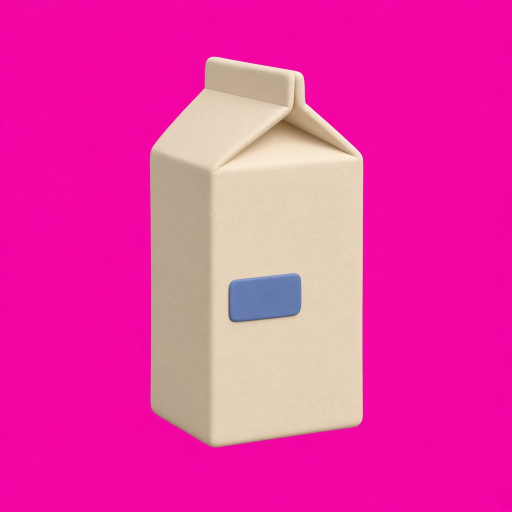
#> input picture docs/ui_cuts/_iso/iso_food_milk.png, 1024 x 1024 px, found by its file name (shown at 1/2 size)
$ python matte_iso_sprites.py
#> lines starting #> are read from the running program, lines starting #| are printed output that depends on the picture
"""Chroma-key isolated sprites (magenta #FF00E5) into transparent UI cuts."""
from __future__ import annotations

from pathlib import Path
from PIL import Image

ROOT = Path(r"F:\fridge")
ISO = Path(r"C:\Users\Administrator\.cursor\projects\f-fridge\assets")
OUT = ROOT / "docs" / "ui_cuts"
ASSETS = ROOT / "assets" / "ui"


def is_screen_pink(r: int, g: int, b: int) -> bool:
    """Hot-pink / magenta backdrop, including drifted #F304A0 screens."""
    if r < 165 or g > 88 or b < 95:
        return False
    if g > int(r * 0.32):
        return False
    if b < int(r * 0.32):
        return False
    return True


def magenta_mask(im: Image.Image) -> Image.Image:
    """Key backdrop by flooding pink from the image border. Keeps clay purple."""
    from collections import deque

    src = im.convert("RGBA")
    sp = src.load()
    w, h = src.size
    marked = bytearray(w * h)
    q: deque[tuple[int, int]] = deque()

    def push(x: int, y: int) -> None:
        i = y * w + x
        if marked[i]:
            return
        r, g, b, _a = sp[x, y]
        if not is_screen_pink(r, g, b):
            return
        marked[i] = 1
        q.append((x, y))

    for x in range(w):
        push(x, 0)
        push(x, h - 1)
    for y in range(h):
        push(0, y)
        push(w - 1, y)

    while q:
        x, y = q.popleft()
        if x > 0:
            push(x - 1, y)
        if x + 1 < w:
            push(x + 1, y)
        if y > 0:
            push(x, y - 1)
        if y + 1 < h:
            push(x, y + 1)

    # 1px dilate so anti-aliased pink fringe goes with the backdrop
    dilated = bytearray(marked)
    for y in range(h):
        for x in range(w):
            if marked[y * w + x]:
                continue
            r, g, b, _a = sp[x, y]
            if not is_screen_pink(r, g, b) and not (r > 150 and g < 110 and b > 90 and g < r * 0.5):
                continue
            for nx, ny in ((x - 1, y), (x + 1, y), (x, y - 1), (x, y + 1)):
                if 0 <= nx < w and 0 <= ny < h and marked[ny * w + nx]:
                    dilated[y * w + x] = 1
                    break

    out = Image.new("RGBA", (w, h))
    op = out.load()
    for y in range(h):
        for x in range(w):
            r, g, b, a = sp[x, y]
            if dilated[y * w + x]:
                op[x, y] = (0, 0, 0, 0)
                continue
            edge = False
            for nx, ny in ((x - 1, y), (x + 1, y), (x, y - 1), (x, y + 1)):
                if 0 <= nx < w and 0 <= ny < h and dilated[ny * w + nx]:
                    edge = True
                    break
            if edge and is_screen_pink(r, g, b):
                op[x, y] = (0, 0, 0, 0)
            elif edge:
                # despill: pull magenta toward clay luminance
                lum = int(0.3 * r + 0.59 * g + 0.11 * b)
                op[x, y] = (
                    (r + lum) // 2,
                    min(255, g + (lum - g) // 3),
                    (b + lum) // 2,
                    a,
                )
            else:
                op[x, y] = (r, g, b, a)
    return out


def fit(im: Image.Image, size, margin=0.08, mode="contain") -> Image.Image:
    tw, th = size
    src = im.convert("RGBA")
    bbox = src.getbbox()
    if bbox:
        src = src.crop(bbox)
    sw, sh = src.size
    inner_w = max(1, int(tw * (1 - 2 * margin)))
    inner_h = max(1, int(th * (1 - 2 * margin)))
    if mode == "fill":
        scale = max(inner_w / max(sw, 1), inner_h / max(sh, 1))
        nw, nh = max(1, int(sw * scale)), max(1, int(sh * scale))
        src = src.resize((nw, nh), Image.Resampling.LANCZOS)
        left = (nw - inner_w) // 2
        top = (nh - inner_h) // 2
        src = src.crop((left, top, left + inner_w, top + inner_h))
        canvas = Image.new("RGBA", (tw, th), (0, 0, 0, 0))
        ox, oy = (tw - inner_w) // 2, (th - inner_h) // 2
        canvas.paste(src, (ox, oy), src)
        return canvas
    scale = min(inner_w / max(sw, 1), inner_h / max(sh, 1))
    nw, nh = max(1, int(sw * scale)), max(1, int(sh * scale))
    src = src.resize((nw, nh), Image.Resampling.LANCZOS)
    canvas = Image.new("RGBA", (tw, th), (0, 0, 0, 0))
    canvas.paste(src, ((tw - nw) // 2, (th - nh) // 2), src)
    return canvas


def process(src_name: str, dest_rel: str, size, margin=0.08, mode="contain"):
    src = ISO / src_name
    if not src.exists():
        print("missing", src)
        return
    keyed = magenta_mask(Image.open(src))
    out = fit(keyed, size, margin, mode)
    dest = OUT / dest_rel
    dest.parent.mkdir(parents=True, exist_ok=True)
    out.save(dest, "PNG")
    asset = ASSETS / dest_rel
    asset.parent.mkdir(parents=True, exist_ok=True)
    out.save(asset, "PNG")
    print("ok", dest_rel, out.size)


def main():
    jobs = [
        ("iso_food_milk.png", "food/food_milk.png", (256, 256)),
        ("iso_food_veg.png", "food/food_veg.png", (256, 256)),
        ("iso_food_fruit.png", "food/food_fruit.png", (256, 256)),
        ("iso_food_meat.png", "food/food_meat.png", (256, 256)),
        ("iso_food_sauce.png", "food/food_sauce.png", (256, 256)),
        ("iso_food_leftover.png", "food/food_leftover.png", (256, 256)),
        ("iso_bag_milk.png", "bag/bag_milk.png", (256, 256), 0.06),
        ("iso_bag_veg.png", "bag/bag_veg.png", (256, 256), 0.06),
        ("iso_bag_fruit.png", "bag/bag_fruit.png", (256, 256), 0.06),
        ("iso_bag_meat.png", "bag/bag_meat.png", (256, 256), 0.06),
        ("iso_bag_sauce.png", "bag/bag_sauce.png", (256, 256), 0.06),
        ("iso_bag_leftover.png", "bag/bag_leftover.png", (256, 256), 0.06),
        ("iso_buffer_slot.png", "board/buffer_slot.png", (160, 160), 0.04),
        ("iso_buffer_board.png", "board/buffer_board.png", (720, 220), 0.02),
        ("iso_icon_undo.png", "ui/icon_undo.png", (80, 80), 0.04),
        ("iso_icon_hint.png", "ui/icon_hint.png", (80, 80), 0.04),
        ("iso_btn_primary.png", "ui/btn_primary.png", (624, 96), 0.0, "fill"),
        ("iso_btn_secondary.png", "ui/btn_secondary.png", (624, 96), 0.0, "fill"),
    ]
    iso_dir = OUT / "_iso"
    iso_dir.mkdir(parents=True, exist_ok=True)
    for job in jobs:
        src, rel, size = job[0], job[1], job[2]
        m = job[3] if len(job) > 3 else 0.08
        mode = job[4] if len(job) > 4 else "contain"
        p = ISO / src
        if p.exists():
            Image.open(p).save(iso_dir / src)
        process(src, rel, size, m, mode)
#> the loop in magenta_mask, `for x in range(w):` made 1024 passes
#> the loop in magenta_mask, `for y in range(h):` made 1024 passes
#> in magenta_mask, `out = Image.new("RGBA", (w, h))`: out: PIL image 1024x1024 RGBA; every value is 0
#> in process, `keyed = magenta_mask(Image.open(src))`:
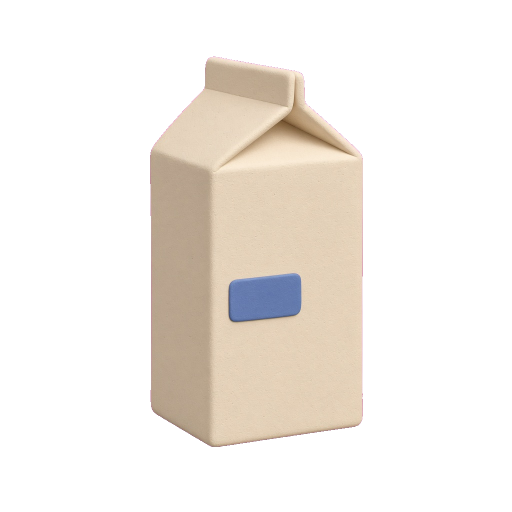
#> keyed: PIL image 1024x1024 RGBA (shown at 1/2 size); mean R, G, B, A 57.6, 52.6, 47, 69.9; transparent parts drawn white
#> in fit, `src = src.crop(bbox)`:
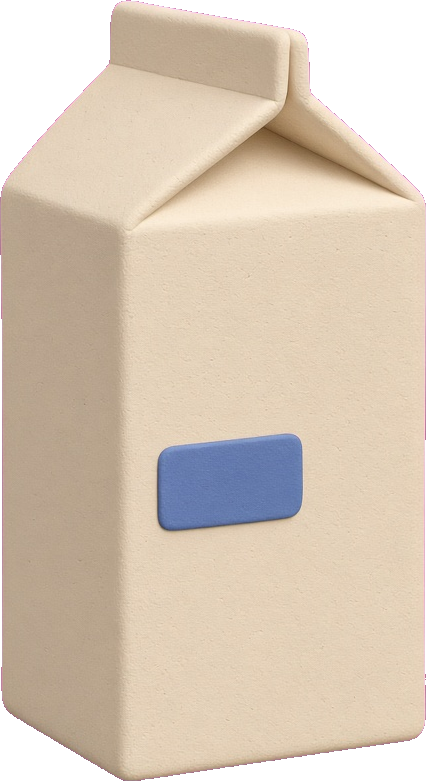
#> src: PIL image 426x781 RGBA; mean R, G, B, A 181.5, 165.9, 148.2, 220.4; transparent parts drawn white
#> in fit, `canvas = Image.new("RGBA", (tw, th), (0, 0, 0, 0))`: canvas: PIL image 256x256 RGBA; every value is 0
#> in fit, `canvas.paste(src, ((tw - nw) // 2, (th - nh) // 2), src)`:
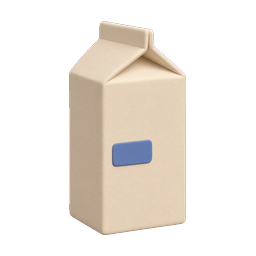
#> canvas: PIL image 256x256 RGBA; mean R, G, B, A 69.4, 63.5, 56.7, 83.8; transparent parts drawn white
#| ok food/food_milk.png (256, 256)
#> pass 2 of the loop in main, `for job in jobs:`:
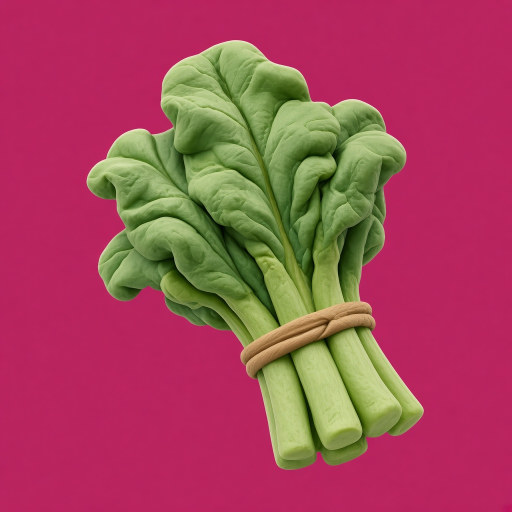
#> input picture docs/ui_cuts/_iso/iso_food_veg.png, 1024 x 1024 px, found by its file name (shown at 1/2 size)
#> in fit (call 2), `src = src.resize((nw, nh), Image.Resampling.LANCZOS)`:
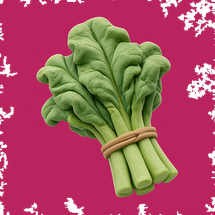
#> src: PIL image 215x215 RGBA; mean R, G, B, A 161.3, 70.6, 87.7, 242.9; transparent parts drawn white
#> in fit (call 2), `canvas.paste(src, ((tw - nw) // 2, (th - nh) // 2), src)`:
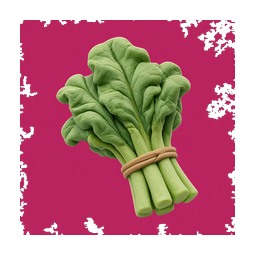
#> canvas: PIL image 256x256 RGBA; mean R, G, B, A 110.3, 48.7, 59.8, 170; transparent parts drawn white
#| ok food/food_veg.png (256, 256)
#> pass 3 of the loop in main, `for job in jobs:`:
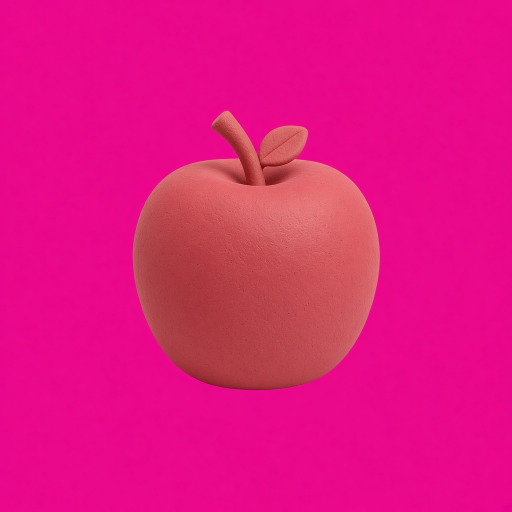
#> input picture docs/ui_cuts/_iso/iso_food_fruit.png, 1024 x 1024 px, found by its file name (shown at 1/2 size)
#> in fit (call 3), `src = src.crop(bbox)`:
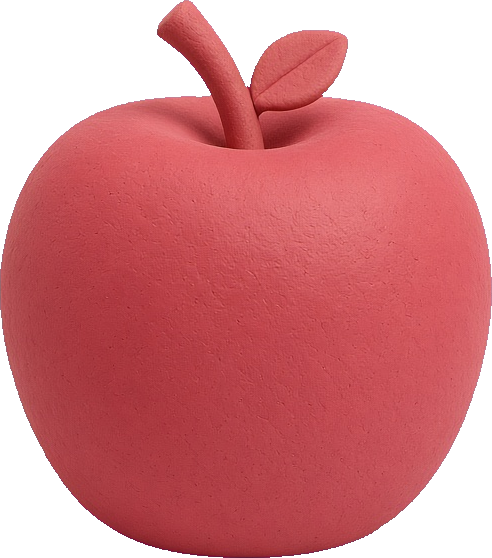
#> src: PIL image 492x558 RGBA; mean R, G, B, A 140.6, 57.6, 61.7, 184.6; transparent parts drawn white
#> in fit (call 3), `canvas.paste(src, ((tw - nw) // 2, (th - nh) // 2), src)`:
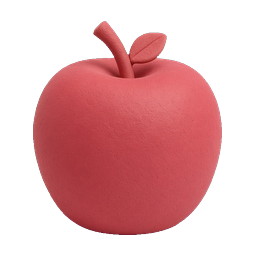
#> canvas: PIL image 256x256 RGBA; mean R, G, B, A 86.8, 35.6, 38.1, 113.4; transparent parts drawn white
#| ok food/food_fruit.png (256, 256)
#> the loop made 18 passes; the first 3 are shown


if __name__ == "__main__":
    main()
